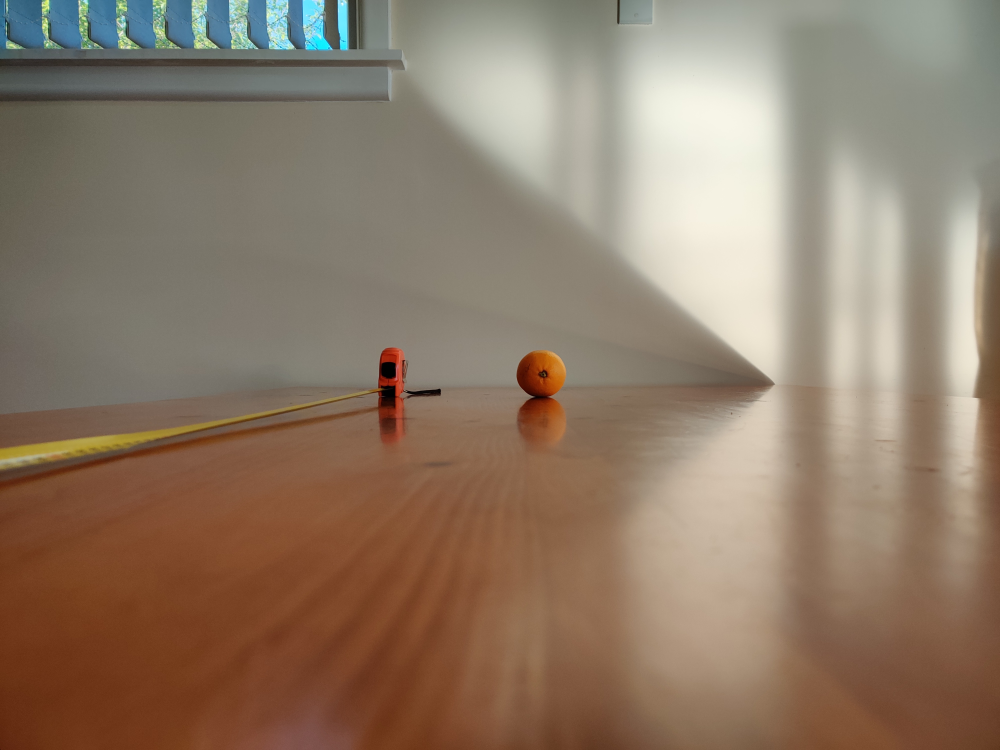
#> input picture image-processing/stereo-vision/stereo-vision-v2/orange_left.jpg, 4000 x 3000 px (shown at 1/4 size)
$ python py.py
#> lines starting #> are read from the running program, lines starting #| are printed output that depends on the picture
import cv2 as cv
import numpy as np
import matplotlib.pyplot as plt
import os


#------------!Çerçeve Boyutlama!---------------
def rescaleFrame(frame, scale): #sahnemizi boyutlandırmak için bir fonksyon tanımladık ve 2 değişken alıyor sahne ve boyut
    width = int(frame.shape[1] * scale) #shape[1] sahnenin enini döndürürken
    height = int(frame.shape[0] * scale) #shape[0] sahnenin yükesliğini döndürür
    #isterseniz 0 ve 1 in yerini değiştirip olacakları deneyin
    dimensions = (width,height) #ebatlarımızı bir değişkene atadık
    return cv.resize(frame, dimensions) #ardından ebatlarımızı sahnenin üstünde uygulayıp geri döndürdük

class DepthMap:
    def __init__(self, showImages):
        # Load Images
#> called with showImages = True
        root = os.getcwd()
        imgLeftPath = 'orange_left.jpg'
        imgRightPath = 'orange_right.jpg'
        self.imgLeft = cv.imread(imgLeftPath, cv.IMREAD_GRAYSCALE)
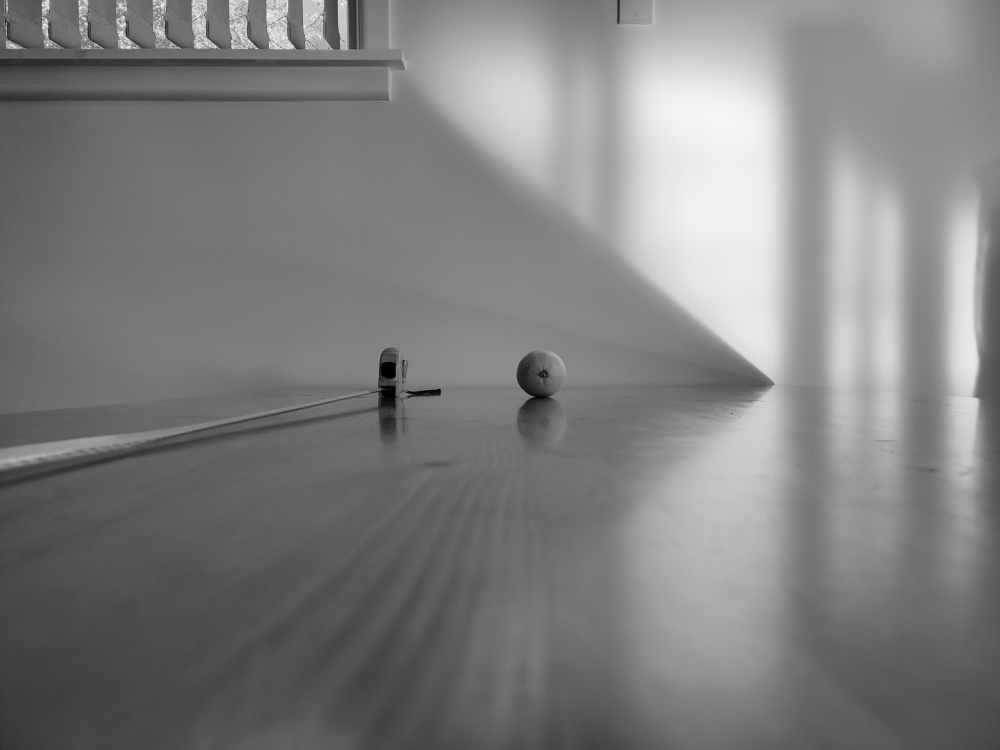
#> self.imgLeft: shape (3000, 4000) (shown at 1/4 size); min 0, max 255, mean 126.9
        self.imgRight = cv.imread(imgRightPath, cv.IMREAD_GRAYSCALE)
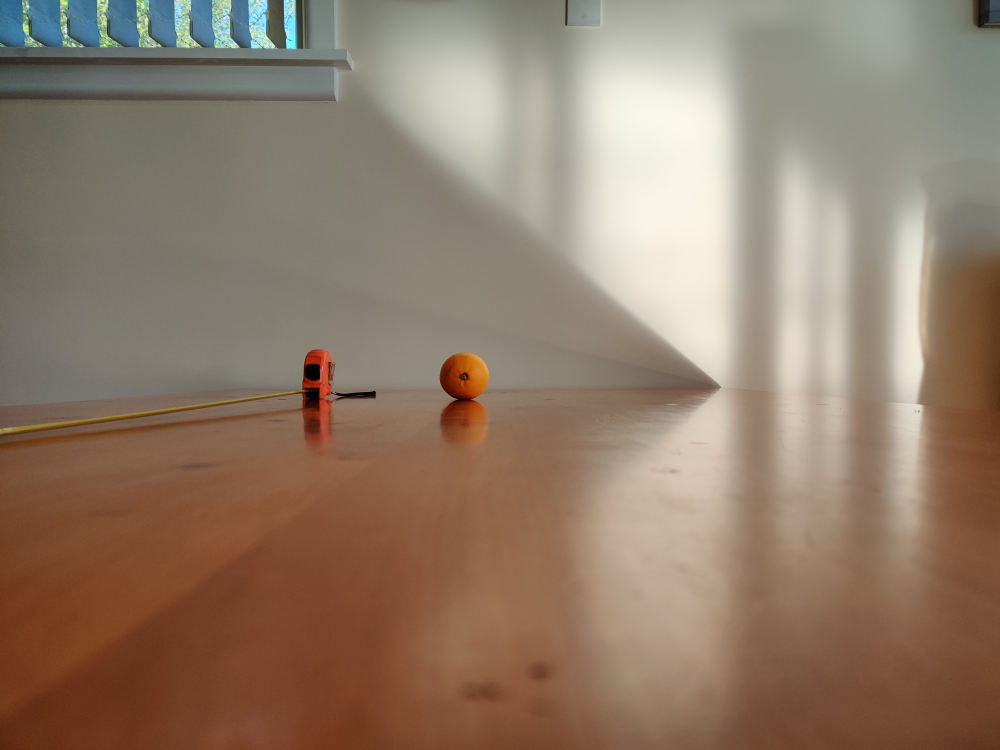
#> input picture image-processing/stereo-vision/stereo-vision-v2/orange_right.jpg, 4000 x 3000 px (shown at 1/4 size)
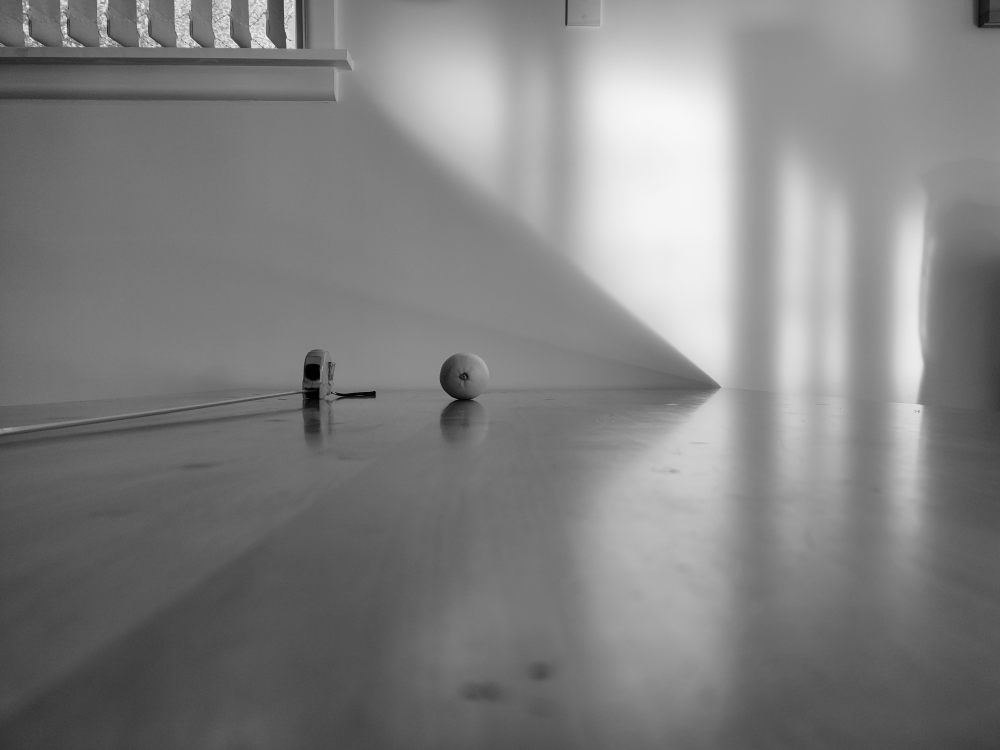
#> self.imgRight: shape (3000, 4000) (shown at 1/4 size); min 0, max 255, mean 128.4
        #self.imgLeft = rescaleFrame(cv.imread(imgLeftPath, cv.IMREAD_GRAYSCALE), 0.1)
        #self.imgRight = rescaleFrame(cv.imread(imgRightPath, cv.IMREAD_GRAYSCALE), 0.1)

        # Kırpılacak alanın koordinatlarını belirleyin
        startX = 5  # Sol üst köşe X koordinatı
        startY = 1226  # Sol üst köşe Y koordinatı
        width = 2265  # Kırpılacak bölgenin genişliği
        height = 729  # Kırpılacak bölgenin yüksekliği

        # Resimlerin her ikisini de aynı şekilde kırpın
        self.imgLeft_cropped = self.imgLeft[startY:startY + height, startX:startX + width]
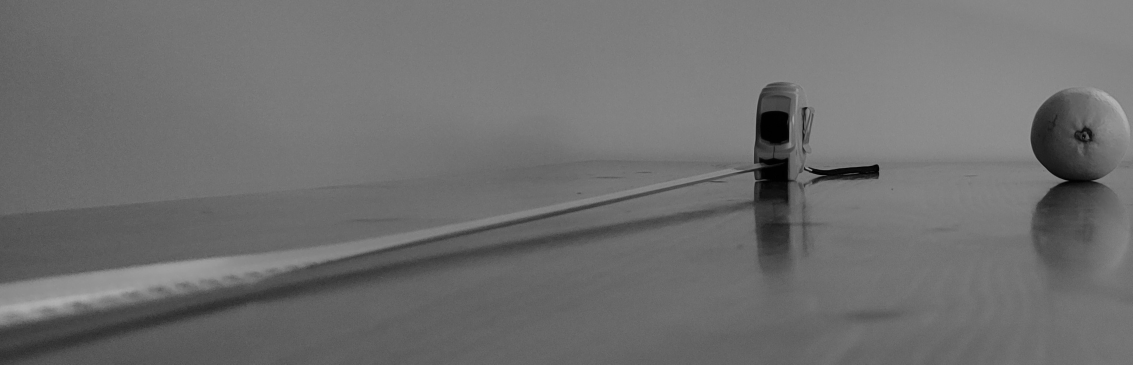
#> self.imgLeft_cropped: shape (729, 2265) (shown at 1/2 size); min 0, max 186, mean 110.5
        self.imgRight_cropped = self.imgRight[startY:startY + height, startX:startX + width]
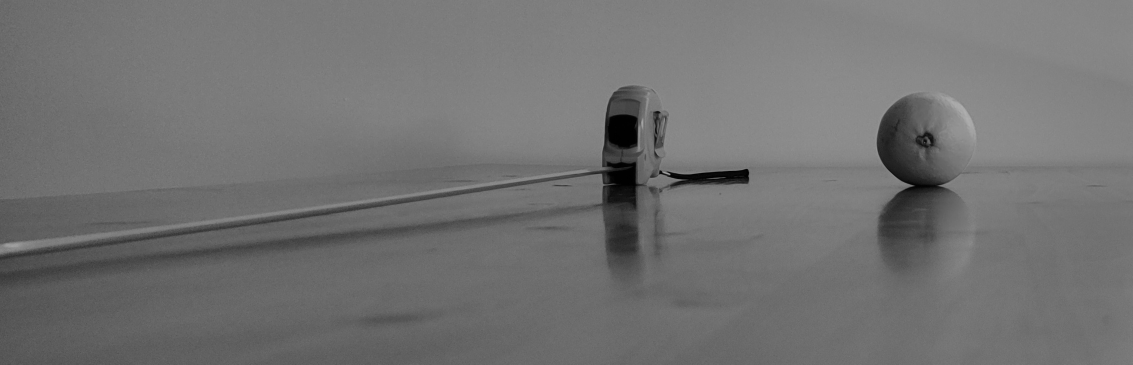
#> self.imgRight_cropped: shape (729, 2265) (shown at 1/2 size); min 0, max 177, mean 113.5


        if showImages:
            plt.figure()
            plt.subplot(121)
            plt.imshow(self.imgLeft_cropped)
            plt.subplot(122)
            plt.imshow(self.imgRight_cropped)
            # plt.show()

    def computeDepthMapBM(self):  # Block Matching
        nDispFactor = 24  # adjust this
        stereo = cv.StereoBM.create(numDisparities=16 * nDispFactor,
                                    blockSize=5)
        disparity = stereo.compute(self.imgLeft_cropped, self.imgRight_cropped)
        plt.figure()
        plt.imshow(disparity, 'gray')
        plt.title('BM')
        plt.show()

    def computeDepthMapSGBM(self):
        # SGBM:
        window_size = 7
        min_disp = 16
        nDispFactor = 14  # adjust this (14 is good)
        num_disp = 7 * nDispFactor - min_disp

        stereo = cv.StereoSGBM_create(minDisparity=min_disp,
                                      numDisparities=num_disp,
                                      blockSize=window_size,
                                      P1=8 * 3 * window_size ** 2,
                                      P2=32 * 3 * window_size ** 2,
                                      disp12MaxDiff=1,
                                      uniquenessRatio=15,
                                      speckleWindowSize=0,
                                      speckleRange=2,
                                      preFilterCap=63,
                                      mode=cv.STEREO_SGBM_MODE_SGBM_3WAY)

        # Compute disparity map
        disparity = stereo.compute(self.imgLeft_cropped, self.imgRight_cropped).astype(np.float64) / 16.0
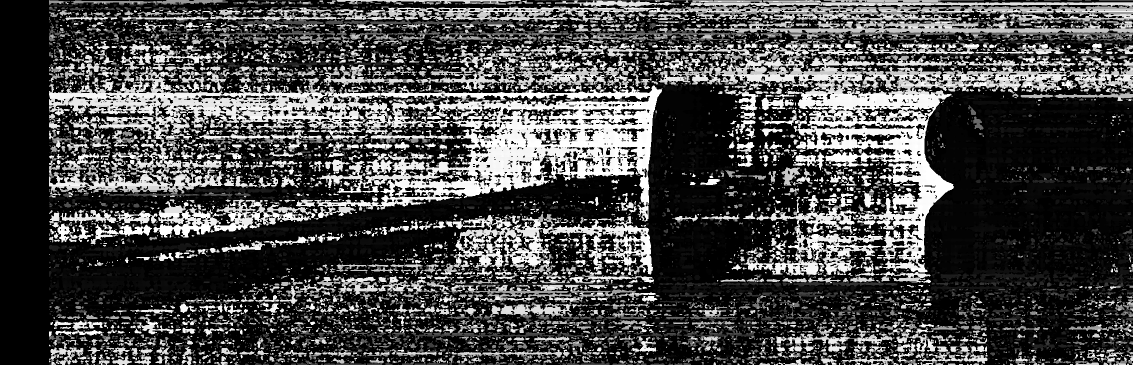
#> disparity: shape (729, 2265) float64 (shown at 1/2 size); min 15, max 97, mean 38.7; drawn with min black and max white

        # Display the disparity map
        plt.figure()
        plt.imshow(disparity, 'gray')
        plt.title('SGBM')
        plt.colorbar()
        plt.show()
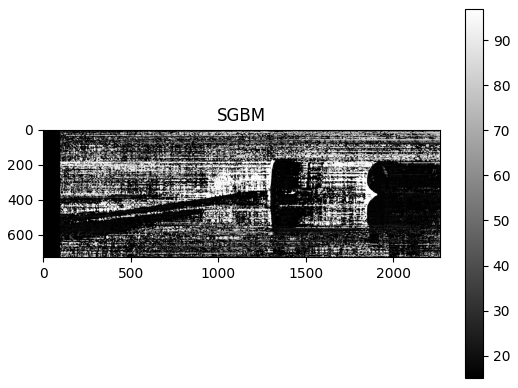
#> figure drawn by matplotlib, 2 panels

def demoViewPics():
        # See pictures
        dp = DepthMap(showImages=True)

def demoStereoBM():
        dp = DepthMap(showImages=False)
        dp.computeDepthMapBM()

def demoStereoSGBM():
        dp = DepthMap(showImages=False)
        dp.computeDepthMapSGBM()

if __name__ == '__main__':
    demoViewPics()
    # demoStereoBM()
    demoStereoSGBM()
